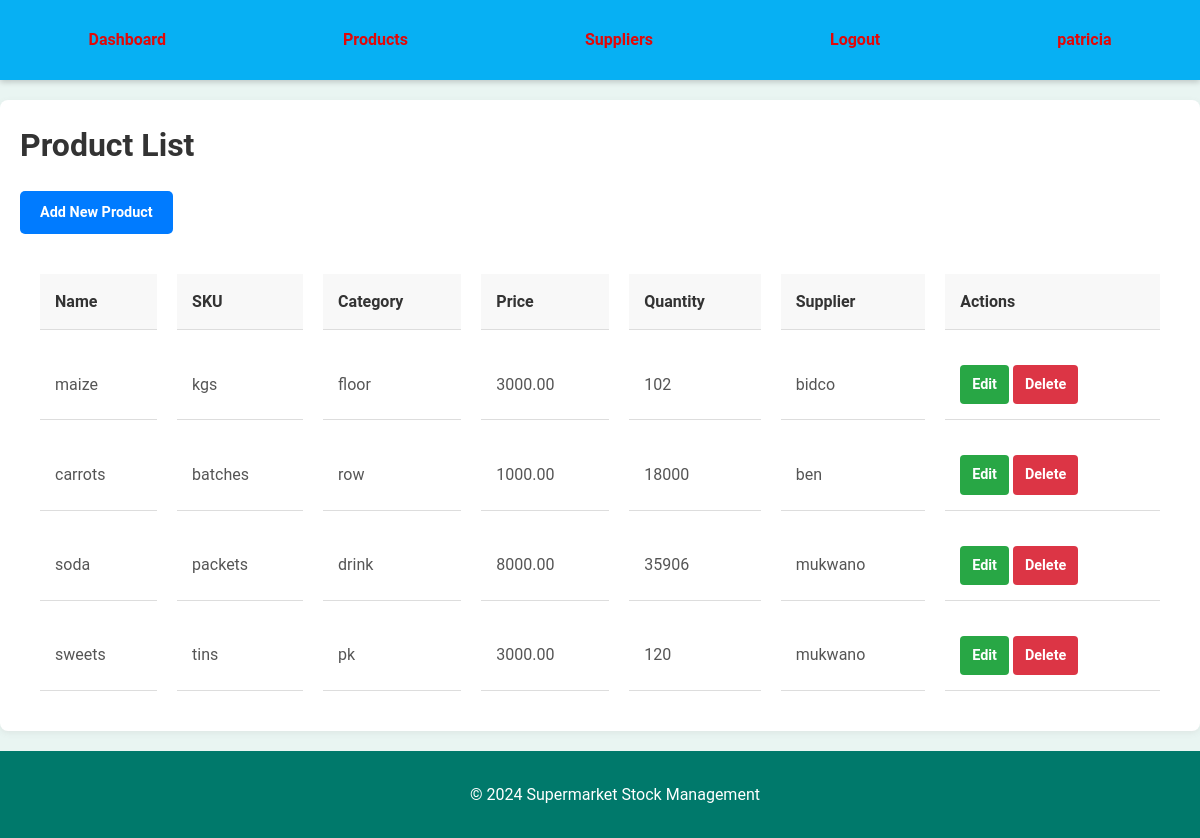
Screenshot of /products/ (signed in) with the database file from the repository.
### supermarket_stock_management/inventory/models.py (models this page shows, shortened)
class Product(models.Model):
    name = models.CharField(max_length=100)
    sku = models.CharField(max_length=50, unique=True)
    category = models.CharField(max_length=100)
    price = models.DecimalField(max_digits=10, decimal_places=2)
    quantity = models.PositiveIntegerField(default=0)
    supplier = models.ForeignKey(Supplier, on_delete=models.CASCADE)
    expiry_date = models.DateField()

class Supplier(models.Model):
    name = models.CharField(max_length=100)
    contact_info = models.TextField()

### supermarket_stock_management/inventory/views.py (the view)
# urls.py: path('products/', views.product_list, name='product-list'),
@login_required
def product_list(request):
    products = Product.objects.all()
    return render(request, 'inventory/product_list.html', {'products': products})

### supermarket_stock_management/inventory/templates/inventory/product_list.html (shortened to what this page needs)
{% extends 'inventory/base.html' %}
{% block content %}
<h2>Product List</h2>
<a href="{% url 'add-product' %}" class="btn btn-primary">Add New Product</a>
<table class="product-table">
    <thead>
        <tr>
            <th>Name</th>
            <th>SKU</th>
            <th>Category</th>
            <th>Price</th>
            <th>Quantity</th>
            <th>Supplier</th>
            <th>Actions</th>
        </tr>
    </thead>
    <tbody>
        {% for product in products %}
        <tr>
            <td>{{ product.name }}</td>
            <td>{{ product.sku }}</td>
            <td>{{ product.category }}</td>
            <td>{{ product.price }}</td>
            <td>{{ product.quantity }}</td>
            <td>{{ product.supplier.name }}</td>
            <td>
                <a href="{% url 'edit-product' product.pk %}" class="btn btn-success">Edit</a>
                <a href="{% url 'delete-product' product.pk %}" class="btn btn-danger">Delete</a>
            </td>
        </tr>
        {% endfor %}
    </tbody>
</table>
{% endblock %}

### supermarket_stock_management/inventory/templates/inventory/base.html (shortened to what this page needs)
<!DOCTYPE html>
<html lang="en">
<head>
    {% load static %}
    <link rel="stylesheet" href="{% static 'css/styles.css' %}">
</head>
<body>
    <header>
        <nav>
            <ul>
                <li><a href="{% url 'dashboard' %}">Dashboard</a></li>
                <li><a href="{% url 'product-list' %}">Products</a></li>
                <li><a href="{% url 'supplier-list' %}">Suppliers</a></li>
                {% if user.is_authenticated %}
                    <li><a href="{% url 'logout' %}">Logout</a></li>
                    <li><a href="{% url 'profile' %}">{{ user.username }}</a></li>
                {% else %}
                    <li><a href="{% url 'login' %}">Login</a></li>
                    <li><a href="{% url 'register' %}">Register</a></li>
                {% endif %}
            </ul>
        </nav>
    </header>
    <main>
        {% block content %}{% endblock %}
    </main>
    <footer>
        <p>&copy; 2024 Supermarket Stock Management</p>
    </footer>
</body>
</html>

### supermarket_stock_management/inventory/static/css/styles.css (style rules this page uses)
body { font-family: 'Roboto', sans-serif; margin: 0; padding: 0; background-color: #e9f5f2; color: #333; line-height: 1.6; }
header { background-color: #07b0f3; color: #e7dddd; padding: 15px 0; box-shadow: 0 2px 6px rgba(0, 0, 0, 0.2); }
nav ul { list-style-type: none; margin: 0; padding: 0; display: flex; justify-content: space-around; align-items: center; }
nav ul li { display: inline; }
nav ul li a { color: #e20808; text-decoration: none; padding: 12px 20px; display: block; font-weight: bold; transition: background-color 0.3s ease; }
main { padding: 20px; background-color: #ffffff; border-radius: 8px; box-shadow: 0 2px 6px rgba(117, 104, 104, 0.1); margin: 20px auto; max-width: 1200px; }
h1, h2 { color: #e7ebea; margin-top: 0; }
.btn-primary { background-color: #fdffff; border-color: #bad5df; }
.btn-success { background-color: #9ac89c; border-color: #4caf50; }
footer { text-align: center; padding: 15px; background-color: #00796b; color: #fff; position: relative; width: 100%; }
h2 { font-size: 2em; margin-bottom: 20px; color: #333333; }
.btn { display: inline-block; padding: 10px 20px; font-size: 0.9em; font-weight: bold; text-align: center; text-decoration: none; border: none; border-radius: 5px; cursor: pointer; transition: background-color 0.3s ease; }
.btn-success { background-color: #28a745; color: #ffffff; }
.btn-primary { background-color: #007bff; color: #ffffff; }
.btn-danger { background-color: #dc3545; color: #ffffff; }
.product-table { width: 100%; border-collapse: separate; border-spacing: 20px; margin-top: 20px; }
.product-table th, .product-table td { padding: 15px; text-align: left; border-bottom: 1px solid #ddd; }
.product-table th { background-color: #f8f8f8; font-weight: bold; }
.product-table td { color: #555; }
.product-table a.btn { padding: 8px 12px; text-decoration: none; border-radius: 4px; font-weight: bold; transition: background-color 0.3s ease; }

### rows the page displays
Product: name "maize", sku "kgs", category "floor", price "3000.00", quantity "102", supplier.name "bidco"
Product: name "carrots", sku "batches", category "row", price "1000.00", quantity "18000", supplier.name "ben"
Product: name "soda", sku "packets", category "drink", price "8000.00", quantity "35906", supplier.name "mukwano"
Product: name "sweets", sku "tins", category "pk", price "3000.00", quantity "120", supplier.name "mukwano"

### other values shown
{{ user.username }} "patricia"
